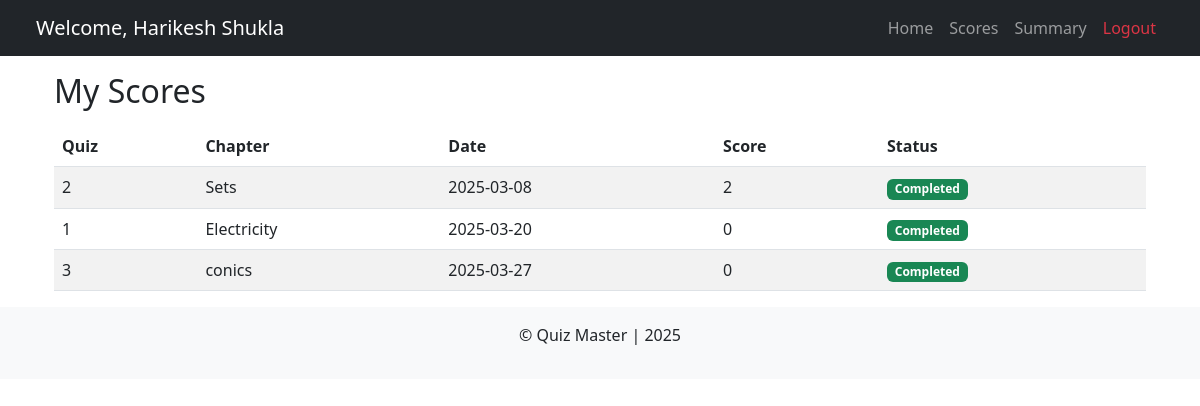
Screenshot of /user_score (signed in) with the database file from the repository.
### models.py (models this page shows)
class User(db.Model, UserMixin):
  id = db.Column(db.Integer, primary_key=True)
  name = db.Column(db.String(100), nullable=False)
  email = db.Column(db.String(150), unique=True, nullable=False)
  pwd = db.Column(db.String(255), nullable=False)
  dob = db.Column(db.String, nullable=False)
  role_id = db.Column(db.Integer, db.ForeignKey('role.id'), default=1)
  active = db.Column(db.Boolean, default=True)
  fs_uniquifier = db.Column(db.String, unique=True, default=lambda: str(uuid.uuid4()))
  attempts = db.relationship('QuizAttempt', backref='user', cascade="all, delete", lazy=True)

class QuizAttempt(db.Model):  # Tracks user attempts
  id = db.Column(db.Integer, primary_key=True)
  user_id = db.Column(db.Integer, db.ForeignKey('user.id'), nullable=False)
  quiz_id = db.Column(db.Integer, db.ForeignKey('quiz.id'), nullable=False)
  score = db.Column(db.Integer, nullable=True)  # Nullable initially, set after submission
  completed = db.Column(db.Boolean, default=False)
  responses = db.relationship('UserResponse', backref='attempt', cascade="all, delete", lazy=True)

class Quiz(db.Model):
  id = db.Column(db.Integer, primary_key=True)
  chapter_id = db.Column(db.Integer, db.ForeignKey('chapter.id'), nullable=False)
  date = db.Column(db.Date, nullable=False)
  duration = db.Column(db.Integer, nullable=False)  # Duration in minutes
  questions = db.relationship('QuizQuestion', backref='quiz', cascade="all, delete", lazy=True)
  attempts = db.relationship('QuizAttempt', backref='quiz', cascade="all, delete", lazy=True)

class Chapter(db.Model):
  id = db.Column(db.Integer, primary_key=True)
  name = db.Column(db.String(100), nullable=False)
  description = db.Column(db.Text, nullable=True)
  subject_id = db.Column(db.Integer, db.ForeignKey('subject.id'), nullable=False)
  questions = db.relationship('Question', backref='chapter', cascade="all, delete", lazy=True)
  quizzes = db.relationship('Quiz', backref='chapter', cascade="all, delete", lazy=True)

### routes.py (the view)
@app.get('/user_score')
@auth_required()
def user_score():
  attempt = QuizAttempt.query.filter_by(user_id=current_user.id).all()
  return render_template('user/score.html', attempts=attempt)

### templates/user/score.html (shortened to what this page needs)
{% extends "user/user_base.html" %}
{% block content %}
<div class="container">
  <h2 class="mt-3">My Scores</h2>
  <table class="table table-striped mt-3">
    <thead>
      <tr>
        <th>Quiz</th>
        <th>Chapter</th>
        <th>Date</th>
        <th>Score</th>
        <th>Status</th>
      </tr>
    </thead>
    <tbody>
      {% for attempt in attempts %}
      <tr>
        <td>{{ attempt.quiz.id }}</td>
        <td>{{ attempt.quiz.chapter.name }}</td>
        <td>{{ attempt.quiz.date.strftime('%Y-%m-%d') }}</td>
        <td>{{ attempt.score if attempt.completed else 'Not Attempted' }}</td>
        <td>
          {% if attempt.completed %}
            <span class="badge bg-success">Completed</span>
          {% else %}
            <a href="{{ url_for('start_quiz', quiz_id=attempt.quiz.id) }}" class="btn btn-primary btn-sm">Start</a>
          {% endif %}
        </td>
      </tr>
      {% endfor %}
    </tbody>
  </table>
</div>
{% endblock %}

### templates/user/user_base.html (shortened to what this page needs)
<!DOCTYPE html>
<html lang="en">
<head>
  <link href="https://cdn.jsdelivr.net/npm/bootstrap@5.3.0/dist/css/bootstrap.min.css" rel="stylesheet">
</head>
<body>
<header>
  <nav class="navbar navbar-expand-lg navbar-dark bg-dark px-4">
    <div class="container-fluid">
      <span class="navbar-brand">
          Welcome, {% if current_user.is_authenticated %} {{ current_user.name }} {% else %} Guest {% endif %}
      </span>
      <div class="collapse navbar-collapse justify-content-end" id="navbarNav">
        <ul class="navbar-nav">
          <li class="nav-item"><a class="nav-link" href="{{ url_for('user_dashboard') }}">Home</a></li>
          <li class="nav-item"><a class="nav-link" href="{{ url_for('user_score') }}">Scores</a></li>
          <li class="nav-item"><a class="nav-link" href="{{ url_for('user_summary') }}">Summary</a></li>
          <li class="nav-item"><a class="nav-link text-danger" href="{{ url_for('logout') }}">Logout</a></li>
        </ul>
      </div>
    </div>
  </nav>
</header>
<main class="container mt-2">
  {% block content %}{% endblock %}
</main>
<footer class="text-center mt-3 py-3 bg-light">
  <p>&copy; Quiz Master | 2025</p>
</footer>
</body>
</html>

### rows the page displays
User: name "Harikesh Shukla"
QuizAttempt: quiz.id "2", quiz.chapter.name "Sets", quiz "2025-03-08", completed+score "2", shows "Completed"
QuizAttempt: quiz.id "1", quiz.chapter.name "Electricity", quiz "2025-03-20", completed+score "0", shows "Completed"
QuizAttempt: quiz.id "3", quiz.chapter.name "conics", quiz "2025-03-27", completed+score "0", shows "Completed"
